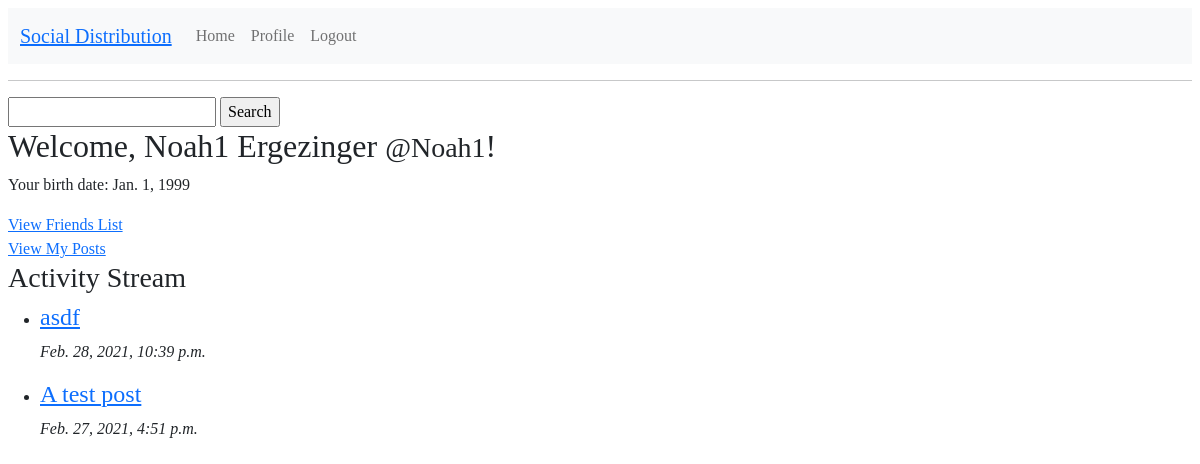
/ (signed in), run on an earlier commit of the app's database.
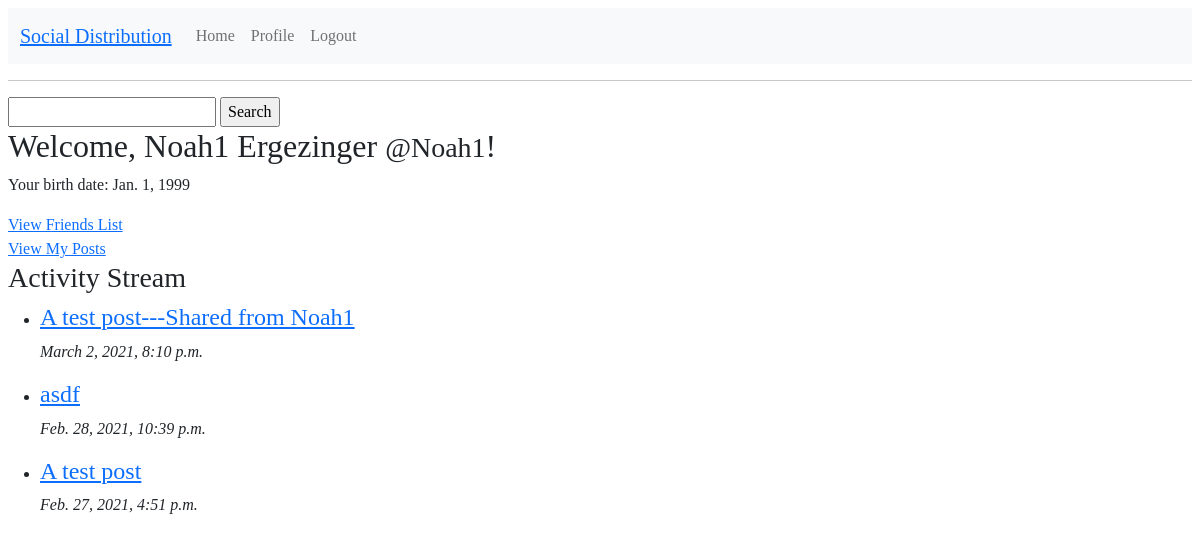
And on a later commit of the database.
### Profile/models.py (models this page shows)
class Post(models.Model):
    title = models.CharField(max_length=200)
    url = models.CharField(max_length=200, blank=True)
    source = models.CharField(max_length=200, blank=True)
    origin = models.CharField(max_length=200, blank=True)
    description = models.TextField(blank=True)
    class ContentType(models.TextChoices):
        MARKDOWN = 'text/markdown' # common mark
        PLAIN = 'text/plain' # UTF-8
        BASE64 = 'application/base64'
        PNG = 'image/png;base64' # embedded png
        JPEG = 'image/jpeg;base64' # embedded jpeg
    content_type = models.CharField(
        max_length=40,
        choices = ContentType.choices,
        default=ContentType.PLAIN
    )
    content = models.TextField(blank=True)
    author = models.ForeignKey(Profile, on_delete=models.CASCADE, null=True, related_name="posts")
    categories = models.ManyToManyField('PostCategory', blank=True)
    comments_count = models.IntegerField(default=0)
    comments_page_size = models.IntegerField(default=50)
    comments_first_page = models.CharField(max_length=200, null=True) # URL to first page of comments for this post
    comments = models.ManyToManyField('Comment', blank=True)
    timestamp = models.DateTimeField(default=timezone.now)
    class Visibility(models.TextChoices):
        PUBLIC = 'PUBLIC'
        FRIENDS = 'FRIENDS'
    visibility = models.CharField(
        max_length=10,
        choices=Visibility.choices,
        default=Visibility.PUBLIC
    )
    unlisted = models.BooleanField(default=False) # used for images so that they don't show up in timelines

### Profile/views.py (the view)
# urls.py: url(r'^$', Profile_views.home, name='home'), #homepage
@login_required(login_url='/login/')
def home(request):
	public_posts = Post.objects.filter(visibility='PUBLIC', unlisted=False).order_by('-timestamp')
	self_posts = Post.objects.filter(author=request.user.profile, unlisted=False).order_by('-timestamp')
	friends = Profile.objects.get(user__username=request.user.username).friends.all()
	friends_posts = Post.objects.filter(visibility='FRIENDS', unlisted=False).filter(author__in=friends).order_by('-timestamp')
	posts = public_posts | self_posts | friends_posts
	return render(request, 'profile/home.html', {'posts': posts})

### Profile/templates/profile/home.html (shortened to what this page needs)
{% extends 'base.html' %}
{% block content %}
  <form action="/search" method="POST">
      <input type="text" name="query" id="query" required>
      <input type="submit" value="Search">
  </form>
  <h2>Welcome, {{ user.get_full_name }} <small>@{{ user.username }}</small>!</h2>
  <p>Your birth date: {{ user.profile.birth_date }}</p>
  <a href="/friends">View Friends List</a></br>
  <a href="/author/{{ user.profile.id }}/posts">View My Posts</a>
   <h3> Activity Stream </h3>
  <ul>
  {% for post in posts %}
  	<li>
        <h4><a href="/author/{{post.author.id}}/posts/{{post.id}}">{{post.title}}</a></h4>
        <p><i>{{post.timestamp}}</i></p>
  	</li>
  {% endfor %}
  </ul>
{% endblock %}

What changed in the data, as far as the page shows it:
added Post: title "A test post---Shared from Noah1", timestamp "March 2, 2021, 8:10 p.m."
